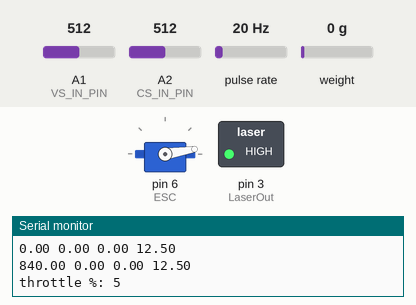
A sketch run on a simulated Arduino Uno, built with avr-gcc and run on an emulated ATmega328P. On the bench: servo, switched loads named in the sketch (green lamp = pin HIGH), the last lines printed to the serial monitor. Wiring (inferred from the names in the program): pulse sensor: data pin 2. The test bench sets the inputs (shaded band); at power-on: A1 (VS_IN_PIN) = 512, A2 (CS_IN_PIN) = 512, pulse rate 20 Hz, weight on the scale 0 g.

Above: at 11.8 s.
At 17.3 s:
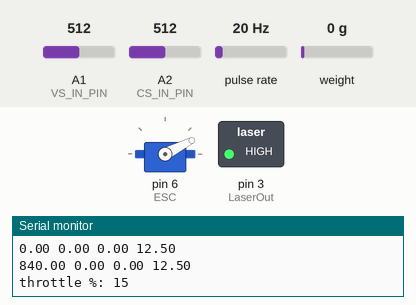
At 22.8 s:
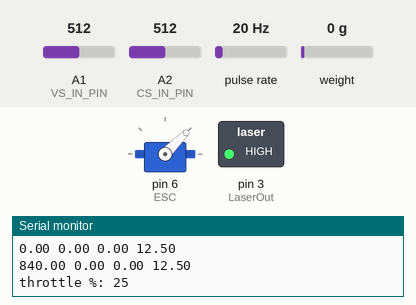
At 36.6 s:
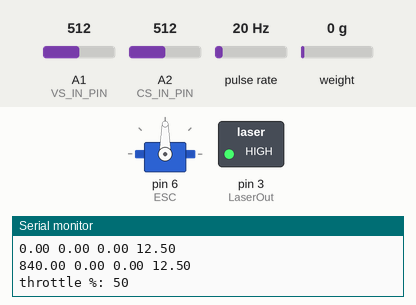
Timing chart, 0 to 40.0 s (numbered marks = the images above):
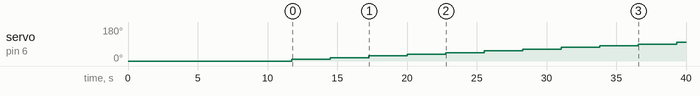

Measured:
- by itself, servo on pin 6 (ESC): moves from 0° to 99° over 27.6 s

The sketch:

final_script.ino
```cpp
#include "HX711.h"
#include <EEPROM.h>
#include <Arduino.h>
#include <Thread.h>
#include <Servo.h>
#include <ThreadController.h>

// PIN ASSIGNMENT
#define VS_IN_PIN A1   // VS
#define DOUT_PIN  7    // LC
#define CLK_PIN   8    // LC
#define CS_IN_PIN A2   // CS
#define NO_OF_BLADES 2 // TM
#define LaserOut 3     // TM
#define LaserSensor 2  // TM


// FOR LOAD CELL
float motor_mass = 60;   // motor_wiring
float calibrationFactor = -0.001276;

// FOR TACHOMETER
unsigned int rpm=0;
volatile unsigned int counter = 0;
unsigned long previousMillis = 0;

// FOR CS
float cs_callibration_factor;

// FOR VS
float adc_voltage = 0.0;
float in_voltage = 0.0;
float R1 = 30000.0;
float R2 = 7500.0;
int adc_value = 0;
float ref_voltage = 5.0;

HX711 scale;
Servo ESC;
ThreadController control = ThreadController();

Thread LC = Thread();
Thread CS = Thread();
Thread TM = Thread();
Thread VS = Thread();

float vals[4];

void setup() {
  Serial.begin(9600); delay(10);
  pinMode(LaserOut,OUTPUT);
  digitalWrite(LaserOut,HIGH);
  scale.begin(DOUT_PIN, CLK_PIN);
  scale.set_scale();
  ESC.attach(6,1000,2000);
  ESC.write(0);
  callibration();

  scale.set_scale(-400000);

  // Tare the scale
  scale.tare();

  pinMode(LaserSensor, INPUT);
  attachInterrupt(digitalPinToInterrupt(LaserSensor), IRinterrupt, FALLING);

  LC.onRun(LC_code);
  CS.onRun(CS_code);
  TM.onRun(TM_code);
  VS.onRun(VS_code);

  control.add(&LC);
  control.add(&CS);
  control.add(&TM);
  control.add(&VS);
}

void loop() {
  for (int i = 0; i<=20;i++){
    run_cycle(9*i);
  }
  kill_code();

}

void IRinterrupt() {
  counter++;
}

void kill_code()
{
  while(true)
  {
    ESC.write(0);
  }
}

void TM_code(){
  unsigned long currentMillis = millis();
  if (currentMillis - previousMillis >= 1000) {
    detachInterrupt(digitalPinToInterrupt(LaserSensor));
    rpm = (counter / NO_OF_BLADES) * 60;
    counter = 0;
    attachInterrupt(digitalPinToInterrupt(LaserSensor), IRinterrupt, FALLING);
    previousMillis = currentMillis;
    vals[0] = rpm;
  }

}

void VS_code(){
  adc_value = analogRead(VS_IN_PIN);
  adc_voltage  = (adc_value * ref_voltage) / 1024.0;
  in_voltage = adc_voltage / (R2/(R1+R2)) ;
  vals[3] = in_voltage;
}

void LC_code(){
  //long rawValue = scale.read();
  //float massInGrams = rawValue * calibrationFactor;
  float final_mass = abs(scale.get_units()*1000);
  vals[1] = final_mass;
  delay(100);
}

void CS_code(){
  unsigned int x=0;
  float AcsValue=0.0,Samples=0.0,AvgAcs=0.0,AcsValueF=0.0;
  for (int x = 0; x < 150; x++){
    AcsValue = analogRead(CS_IN_PIN);
    Samples = Samples + AcsValue;
    delay (3);
  }
  AvgAcs=Samples/150.0;
  AcsValueF = (2.5 - (AvgAcs * (5.0 / 1024.0)) )/0.066;
  vals[2] = AcsValueF+0.35 - cs_callibration_factor;
  delay(50);
}

void callibration(){
  Serial.println("Callibration ... ");
  scale.tare();
  Serial.println("Tare Complete ... ");
  unsigned int x=0;
  float AcsValue=0.0,Samples=0.0,AvgAcs=0.0,AcsValueF=0.0;
  for (int x = 0; x < 150; x++){
    AcsValue = analogRead(CS_IN_PIN);
    Samples = Samples + AcsValue;
    delay(3);
  }
  AvgAcs=Samples/150.0;
  AcsValueF = (2.5 - (AvgAcs * (5.0 / 1024.0)) )/0.066;
  cs_callibration_factor = AcsValueF+0.35;
  Serial.println("Current sensor callibrated ... ");
  delay(500);
  Serial.println("Callibration Complete !");
  Serial.print("Please connect battery to thrust stand in ");
  Serial.print("5...");
  delay(1000);  Serial.print("4...");  delay(1000);  Serial.print("3...");
  delay(1000);  Serial.print("2...");  delay(1000);  Serial.println("1...");
  delay(2000);

}

void run_cycle(int percentage){
  ESC.write(percentage);
  Serial.print("throttle %: ");
  Serial.println(percentage*10/18);
  delay(500);
  for(int i=0; i<=2; i++)
  {
    control.run();
    Serial.println(String(vals[0])+" "+String(vals[1])+" "+String(vals[2])+" "+String(vals[3]));
    memset(vals,0,sizeof(vals));
  }
  Serial.println();
  delay(100);
}
```
